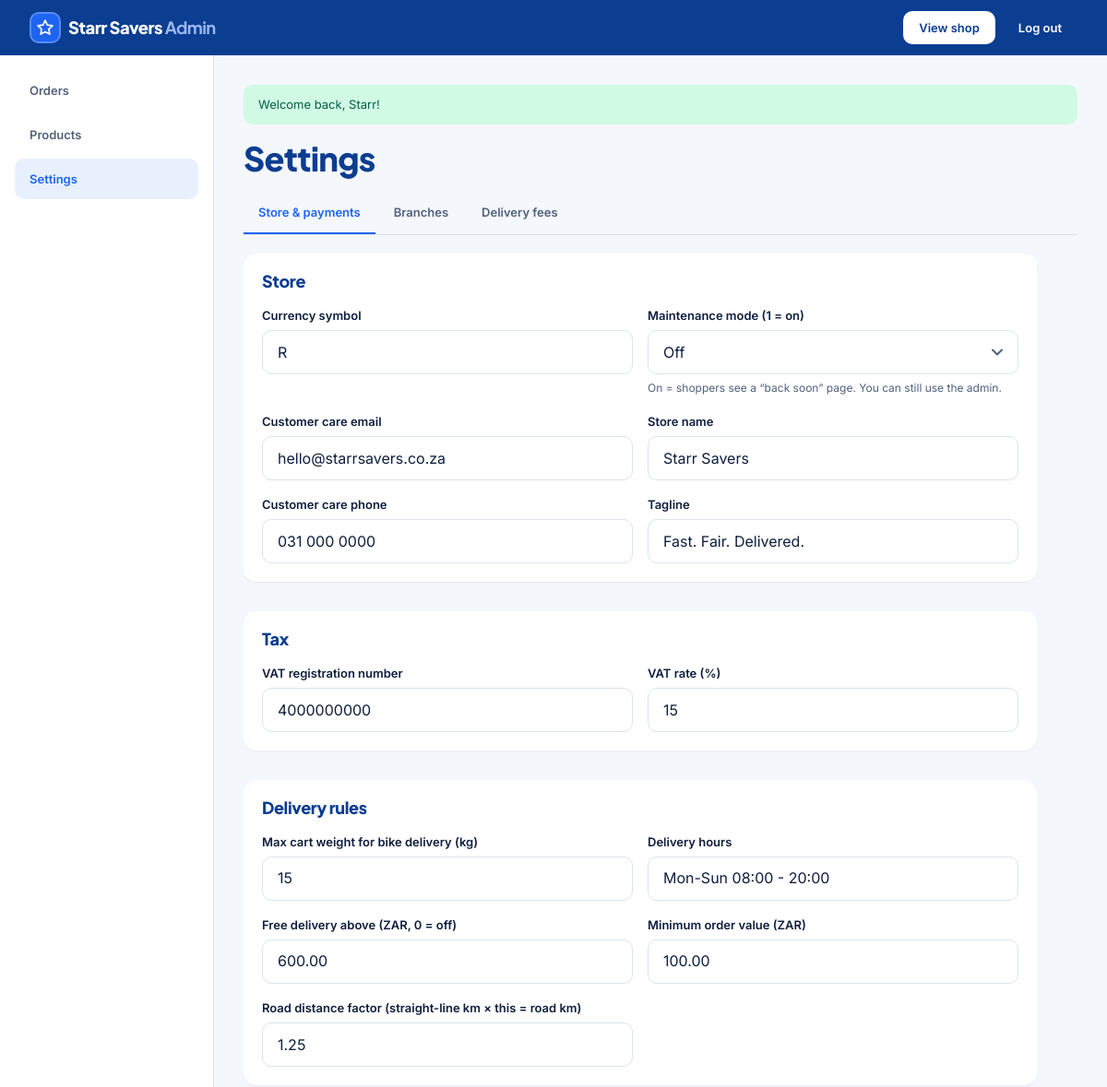
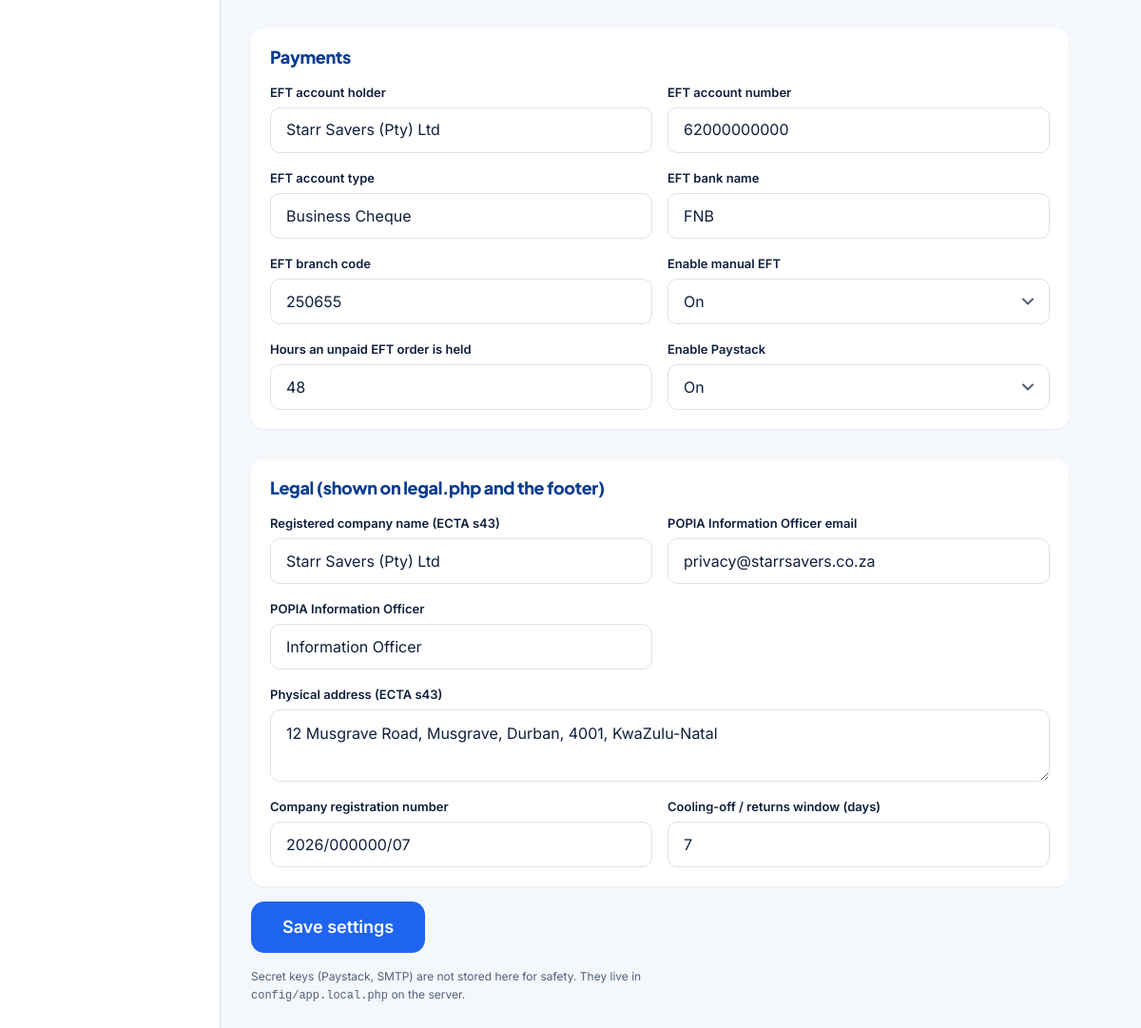
Screenshot of /admin/settings.php (signed in) with the database file from the repository (2 pictures, top to bottom).
### tables this page shows
CREATE TABLE site_settings (
    setting_key    VARCHAR(80)  NOT NULL,
    setting_value  TEXT         DEFAULT NULL,
    setting_group  VARCHAR(40)  NOT NULL DEFAULT 'general',
    label          VARCHAR(120) DEFAULT NULL,
    updated_at     TIMESTAMP    NOT NULL DEFAULT CURRENT_TIMESTAMP ON UPDATE CURRENT_TIMESTAMP,
    PRIMARY KEY (setting_key)
);

### config/db.php (called while the page is built, shortened)
<?php
function e(?string $value): string
{
    return htmlspecialchars((string) $value, ENT_QUOTES | ENT_SUBSTITUTE, 'UTF-8');
}

### admin/settings.php (the view, shortened to what this page needs)
<?php
require_once __DIR__ . '/../includes/helpers.php';
$extraSettings = [
    'road_distance_factor' => ['delivery', 'Road distance factor (straight-line km × this = road km)', '1.25'],
];
$boolKeys    = ['maintenance_mode', 'paystack_enabled', 'eft_enabled'];
$numericKeys = ['vat_rate', 'returns_window_days', 'free_delivery_threshold', 'min_order_value', 'bike_max_weight_kg', 'eft_hold_hours', 'road_distance_factor'];
$emailKeys   = ['store_email', 'legal_information_email'];
$textareaKeys = ['legal_physical_address'];
$groupNames  = ['general' => 'Store', 'tax' => 'Tax', 'delivery' => 'Delivery rules', 'payments' => 'Payments', 'legal' => 'Legal (shown on legal.php and the footer)'];
$tab = (string) ($_GET['tab'] ?? 'store');
require __DIR__ . '/_header.php';
?>
      <h1 style="margin-bottom:16px">Settings</h1>
      <div class="tabs" style="margin-bottom:20px">
        <a class="tab<?= $tab === 'store' ? ' is-active' : '' ?>" href="/admin/settings.php">Store &amp; payments</a>
        <a class="tab<?= $tab === 'branches' ? ' is-active' : '' ?>" href="/admin/settings.php?tab=branches">Branches</a>
        <a class="tab<?= $tab === 'zones' ? ' is-active' : '' ?>" href="/admin/settings.php?tab=zones">Delivery fees</a>
      </div>
<?php
if ($tab === 'store'):
    $rows = $pdo->query('SELECT setting_key, setting_value, setting_group, label FROM site_settings ORDER BY FIELD(setting_group, "general","tax","delivery","payments","legal"), setting_key')->fetchAll();
    $have = array_column($rows, 'setting_key');
    foreach ($extraSettings as $k => [$g, $label, $default]) {
        if (!in_array($k, $have, true)) { $rows[] = ['setting_key' => $k, 'setting_value' => $default, 'setting_group' => $g, 'label' => $label]; }
    }
    $byGroup = [];
    foreach ($rows as $r) { $byGroup[$r['setting_group']][] = $r; }
?>
      <form method="post" style="display:grid;gap:16px;max-width:860px">
<?php foreach ($groupNames as $g => $title): if (empty($byGroup[$g])) { continue; } ?>
        <section class="card">
          <h2 style="font-size:var(--fs-lg);margin-bottom:16px"><?= e($title) ?></h2>
          <div class="form-grid form-grid--2">
<?php foreach ($byGroup[$g] as $r): $k = $r['setting_key']; $v = (string) $r['setting_value']; $id = 's_' . $k; ?>
            <div class="field<?= in_array($k, $textareaKeys, true) ? ' span-all' : '' ?>">
              <label for="<?= e($id) ?>"><?= e($r['label'] ?: $k) ?></label>
<?php if (in_array($k, $boolKeys, true)): ?>
              <select class="select" id="<?= e($id) ?>" name="s[<?= e($k) ?>]"><option value="1"<?= $v === '1' ? ' selected' : '' ?>>On</option><option value="0"<?= $v !== '1' ? ' selected' : '' ?>>Off</option></select>
<?php if ($k === 'maintenance_mode'): ?><span class="field__hint">On = shoppers see a “back soon” page. You can still use the admin.</span><?php endif; ?>
<?php elseif (in_array($k, $textareaKeys, true)): ?>
              <textarea class="textarea" id="<?= e($id) ?>" name="s[<?= e($k) ?>]" rows="2" style="min-height:70px"><?= e($v) ?></textarea>
<?php else: ?>
              <input class="input" id="<?= e($id) ?>" name="s[<?= e($k) ?>]" value="<?= e($v) ?>"<?= in_array($k, $numericKeys, true) ? ' inputmode="decimal"' : '' ?><?= in_array($k, $emailKeys, true) ? ' type="email"' : '' ?>>
<?php endif; ?>
            </div>
<?php endforeach; ?>
          </div>
        </section>
<?php endforeach; ?>
        <div><button class="btn btn--lg" type="submit">Save settings</button></div>
        <p class="text-xs text-muted">Secret keys (Paystack, SMTP) are not stored here for safety. They live in <code>config/app.local.php</code> on the server.</p>
      </form>
<?php
endif; ?>
<?php require __DIR__ . '/_footer.php'; ?>

### css/theme.css (style rules this page uses)
:root { --color-cobalt: #0B3D91; --color-cobalt-dark: #082C6B; --color-cobalt-soft: #E6EDF9; --color-royal: #1E64F0; --color-royal-dark: #1450C8; --color-royal-soft: #E8F0FE; --color-emerald: #10B981; --color-emerald-dark: #047857; --color-emerald-soft: #D1FAE5; --color-amber: #F59E0B; --color-amber-dark: #92400E; --color-amber-soft: #FEF3C7; --color-danger: #DC2626; --color-danger-soft: #FEE2E2; --color-canvas: #F4F7FB; --color-surface: #FFFFFF; --color-border: #DCE3EE; --color-border-soft: #E8EDF5; --color-text: #0F1E3D; --color-text-muted: #51607C; --color-text-faint: #7B8AA5; --color-on-dark: #FFFFFF; --font-display: 'Plus Jakarta Sans', 'Inter', system-ui, -apple-system, 'Segoe UI', Roboto, sans-serif; --font-body: 'Inter', system-ui, -apple-system, 'Segoe UI', Roboto, sans-serif; --fs-xs: 0.75rem; --fs-sm: 0.8125rem; --fs-base: 0.9375rem; --fs-md: 1rem; --fs-lg: 1.125rem; --fs-xl: 1.375rem; --fs-2xl: 1.75rem; --fs-3xl: 2.25rem; --fs-4xl: 3rem; --lh-tight: 1.15; --lh-snug: 1.3; --lh-body: 1.55; --space-1: 0.25rem; --space-2: 0.5rem; --space-3: 0.75rem; --space-4: 1rem; --space-5: 1.25rem; --space-6: 1.5rem; --space-8: 2rem; --space-10: 2.5rem; --space-12: 3rem; --space-16: 4rem; --radius-xs: 6px; --radius-sm: 10px; --radius-md: 14px; --radius-lg: 20px; --radius-pill: 999px; --shadow-xs: 0 1px 2px rgba(11, 61, 145, 0.06); --shadow-sm: 0 2px 8px rgba(11, 61, 145, 0.08); --shadow-md: 0 8px 24px rgba(11, 61, 145, 0.12); --shadow-lg: 0 18px 48px rgba(11, 61, 145, 0.20); --shadow-focus: 0 0 0 3px rgba(30, 100, 240, 0.35); --container-max: 1240px; --gutter: 1rem; --header-h: 64px; --catnav-h: 48px; --appbar-h: 64px; --safe-bottom: env(safe-area-inset-bottom, 0px); --safe-top: env(safe-area-inset-top, 0px); --ease-out: cubic-bezier(0.22, 1, 0.36, 1); --dur-fast: 120ms; --dur-base: 200ms; --dur-slow: 320ms; --z-card-action: 2; --z-sticky: 40; --z-appbar: 50; --z-drawer: 70; --z-modal: 90; --z-toast: 100; }
@media (min-width: 768px) { :root { --gutter: 1.5rem; --header-h: 72px; } }
@media (min-width: 1200px) { :root { --gutter: 2rem; } }
*, *::before, *::after { box-sizing: border-box; }
html { -webkit-text-size-adjust: 100%; text-size-adjust: 100%; scroll-behavior: smooth; scroll-padding-top: calc(var(--header-h) + var(--catnav-h) + 12px); }
body { margin: 0; background: var(--color-canvas); color: var(--color-text); font-family: var(--font-body); font-size: var(--fs-base); font-weight: 400; line-height: var(--lh-body); -webkit-font-smoothing: antialiased; -moz-osx-font-smoothing: grayscale; text-rendering: optimizeLegibility; -webkit-tap-highlight-color: transparent; }
button, input, select, textarea { font: inherit; color: inherit; }
button { cursor: pointer; background: none; border: 0; padding: 0; }
a { color: var(--color-royal); text-decoration: none; }
h1, h2, h3, h4, h5, h6, p, figure, blockquote, dl, dd { margin: 0; }
h1, h2, h3, h4 { font-family: var(--font-display); font-weight: 800; line-height: var(--lh-tight); color: var(--color-cobalt); letter-spacing: -0.02em; }
h1 { font-size: var(--fs-2xl); }
h2 { font-size: var(--fs-xl); }
@media (min-width: 768px) { h1 { font-size: var(--fs-3xl); } }
@media (min-width: 768px) { h2 { font-size: var(--fs-2xl); } }
p { max-width: 70ch; }
.text-xs { font-size: var(--fs-xs); }
.text-muted { color: var(--color-text-muted); }

### css/layout.css (style rules this page uses)
.form-grid { display: grid; gap: var(--space-4); grid-template-columns: 1fr; }
@media (min-width: 600px) { .form-grid--2 { grid-template-columns: repeat(2, minmax(0, 1fr)); } }
@media (min-width: 600px) { .form-grid .span-all { grid-column: 1 / -1; } }
.admin-body { background: var(--color-canvas); }

### rows the page displays
site_settings: label "Currency symbol", setting_value "R"
site_settings: label "Maintenance mode (1 = on)", setting_value+setting_key "Off", shows "On = shoppers see a “back soon” page. You can still use the admin."
site_settings: label "Customer care email", setting_value "hello@starrsavers.co.za"
site_settings: label "Store name", setting_value "Starr Savers"
site_settings: label "Customer care phone", setting_value "031 000 0000"
site_settings: label "Tagline", setting_value "Fast. Fair. Delivered."
site_settings: label "VAT registration number", setting_value "4000000000"
site_settings: label "VAT rate (%)", setting_value "15"
site_settings: label "Max cart weight for bike delivery (kg)", setting_value "15"
site_settings: label "Delivery hours", setting_value "Mon-Sun 08:00 - 20:00"
site_settings: label "Free delivery above (ZAR, 0 = off)", setting_value "600.00"
site_settings: label "Minimum order value (ZAR)", setting_value "100.00"
site_settings: label "EFT account holder", setting_value "Starr Savers (Pty) Ltd"
site_settings: label "EFT account number", setting_value "62000000000"
site_settings: label "EFT account type", setting_value "Business Cheque"
site_settings: label "EFT bank name", setting_value "FNB"
site_settings: label "EFT branch code", setting_value "250655"
site_settings: label "Enable manual EFT", setting_value+setting_key "On"
site_settings: label "Hours an unpaid EFT order is held", setting_value "48"
site_settings: label "Enable Paystack", setting_value+setting_key "On"
site_settings: label "Registered company name (ECTA s43)", setting_value "Starr Savers (Pty) Ltd"
site_settings: label "POPIA Information Officer email", setting_value "privacy@starrsavers.co.za"
site_settings: label "POPIA Information Officer", setting_value "Information Officer"
site_settings: label "Physical address (ECTA s43)", setting_key+setting_value "12 Musgrave Road, Musgrave, Durban, 4001, KwaZulu-Natal"
site_settings: label "Company registration number", setting_value "2026/000000/07"
site_settings: label "Cooling-off / returns window (days)", setting_value "7"

### other values shown
$storeName "Starr Savers"
$flash['message'] "Welcome back, Starr!"
$title "Store"
$title "Tax"
$title "Delivery rules"
$r['label'] ?: $k "Road distance factor (straight-line km × this = road km)"
$title "Payments"
$title "Legal (shown on legal.php and the footer)"
